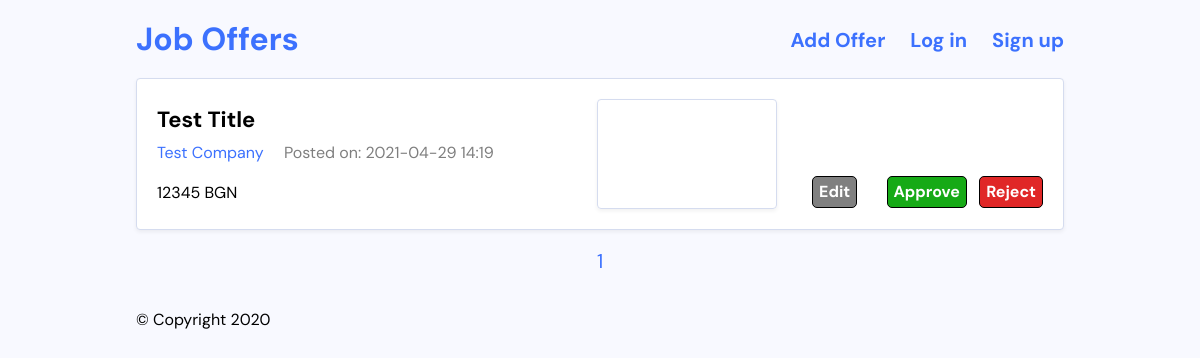
/submissions.php, run on the app's committed database.
### tables this page shows
CREATE TABLE `submitted_offers` (
  `job_id` int(11) NOT NULL,
  `job_title` varchar(40) NOT NULL,
  `job_img` varchar(1024) NOT NULL,
  `job_desc` varchar(3000) NOT NULL,
  `job_company` varchar(40) NOT NULL,
  `job_salary` int(10) NOT NULL,
  `job_date` timestamp NOT NULL DEFAULT current_timestamp() ON UPDATE current_timestamp()
);

### submissions.php (the view, shortened to what this page needs)
<?php
include_once('header.php');
?>
<main>
    <ul class="submissions-listing">
        <?php
        require("./includes/dbh.inc.php");
        $query = "SELECT * FROM submitted_offers ORDER BY job_id DESC";
        $result = mysqli_query($conn, $query);
        $results_per_page = 4;
        $number_of_offers = mysqli_num_rows($result);
        $number_of_pages = ceil($number_of_offers / $results_per_page);
        if (!isset($_GET['page'])) {
            $page = 1;
        } else {
            $page = $_GET['page'];
        }
        $starting_limit_number = ($page - 1) * $results_per_page;
        $query = "SELECT * FROM submitted_offers ORDER BY job_id DESC LIMIT "
            . $starting_limit_number . ' , ' . $results_per_page;
        $result = mysqli_query($conn, $query);
        while ($row = mysqli_fetch_assoc($result)) {
            $submissions_array[] = $row;
        }
        if (!empty($submissions_array)) {
            foreach ($submissions_array as $key => $value) {
        ?>
                <li class="job-card">
                    <div class="job-primary">
                        <h2 class="job-title"><a href="./submissioninfo.php?offerid=<?php echo $submissions_array[$key]["job_id"]; ?>"><?php echo $submissions_array[$key]["job_title"]; ?></a></h2>
                        <div class="job-meta">
                            <a class="meta-company" href="./submissioninfo.php?offerid=<?php echo $submissions_array[$key]["job_id"]; ?>"><?php echo $submissions_array[$key]["job_company"]; ?></a>
                            <span class="meta-date"><?php echo "Posted on: " . substr($submissions_array[$key]["job_date"], 0, -3); ?></span>
                        </div>
                        <div class="job-details">
                            <span class="job-salary"><?php echo $submissions_array[$key]["job_salary"]; ?> BGN</span>
                        </div>
                    </div>
                    <div class="job-logo">
                        <div class="job-logo-box">
                        </div>
                    </div>
                    <div class="sub-button-div">
                        <a class="submission-edit button-link" href="./editsubm.php?offerid=<?php echo $submissions_array[$key]["job_id"]; ?>">Edit</a>
                        <a class="submission-approve button-link" href="./includes/approve.inc.php?offerid=<?php echo $submissions_array[$key]["job_id"]; ?>">Approve</a>
                        <a class="submission-reject button-link" href="./includes/deletesubm.inc.php?offerid=<?php echo $submissions_array[$key]["job_id"]; ?>">Reject</a>
                    </div>
                </li>
            <?php
            }
        } else {
            ?>
            <h2 class="no-submissions">No Submissions Available</h2>
        <?php
        }
        ?>
    </ul>
    <div class="page-numbers">
        <?php
        for ($page = 1; $page <= $number_of_pages; $page++) {
            echo '<a href="submissions.php?page=' . $page . '">' . $page . '</a> ';
        }
        ?>
    </div>
</main>
<?php
include_once('footer.php');
?>

### css/master.css (style rules this page uses)
html { line-height: 1.15; -webkit-text-size-adjust: 100%; }
body { margin: 0; }
main { display: block; }
a { background-color: transparent; }
html { -webkit-box-sizing: border-box; -moz-box-sizing: border-box; box-sizing: border-box; }
*, *:before, *:after { -webkit-box-sizing: inherit; -moz-box-sizing: inherit; box-sizing: inherit; }
:root { --color-base: #f8f9ff; --color-primary: #3c71fe; --color-separator: #d5dcef; --font-sans: "DM Sans", sans-serif; }
body { background: var(--color-base); font-family: var(--font-sans); line-height: 1.5; }
a { color: var(--color-primary); text-decoration: none; }
.jobs-listing, .submissions-listing { margin: 0; padding: 0; }
.jobs-listing li, .submissions-listing li { margin-bottom: 16px;; }
.job-card { margin: 0; padding: 20px; list-style: none; background: white; border: 1px solid var(--color-separator); border-radius: 0.25em; box-shadow: 0px 2px 4px rgba(0, 0, 0, 0.06); display: flex; }
.job-card .job-primary { flex: 1 1 auto; }
.job-card .job-title { margin: 0; font-size: 1.375em; margin-bottom: 0.25em; }
.job-card .job-title a { color: black; }
.job-card .job-details { margin-top: 1em; }
.job-card .meta-date { opacity: 0.5; margin-left: 1em; }
.job-card { display: flex; align-items: center; }
.job-logo { flex: 0 0 12.5em; background: white; display: flex; align-items: stretch; justify-content: center; }
.job-logo-box { border: 1px solid var(--color-separator); border-radius: 0.25em; box-shadow: 0px 2px 4px rgba(0, 0, 0, 0.06); display: flex; align-items: center; justify-content: center; padding: 3px; width: 180px; height: 110px; }
h2 { margin-block-start: 0; margin-block-end: 0.3em; }
ul { margin-block-start: 0; margin-block-end: 0; }
.button-link { font-size: 1em; border-style: solid; border-width : 1px 1px 1px 1px; text-decoration : none; padding : 3px 6px; border-color : #000000; border-radius: 5px; font-weight: bold; display: inline-block; align-items: center; margin-left: 8px; }
.submission-reject, .edit-delete { color: white; background: #e02727; }
.submission-approve { margin-left: 25px; color: white; background: #16aa16; }
.submission-edit, .edit-edit { color: white; background: gray; margin-left: 25px; }
.sub-button-div { margin-top: 75px; }
.page-numbers { margin: auto; width: 50%; font-size: 20px; text-align: center; }

### data on the page
submitted_offers: job_title "Test Title", job_company "Test Company", job_date "2021-04-29 14:19", job_salary "12345"
